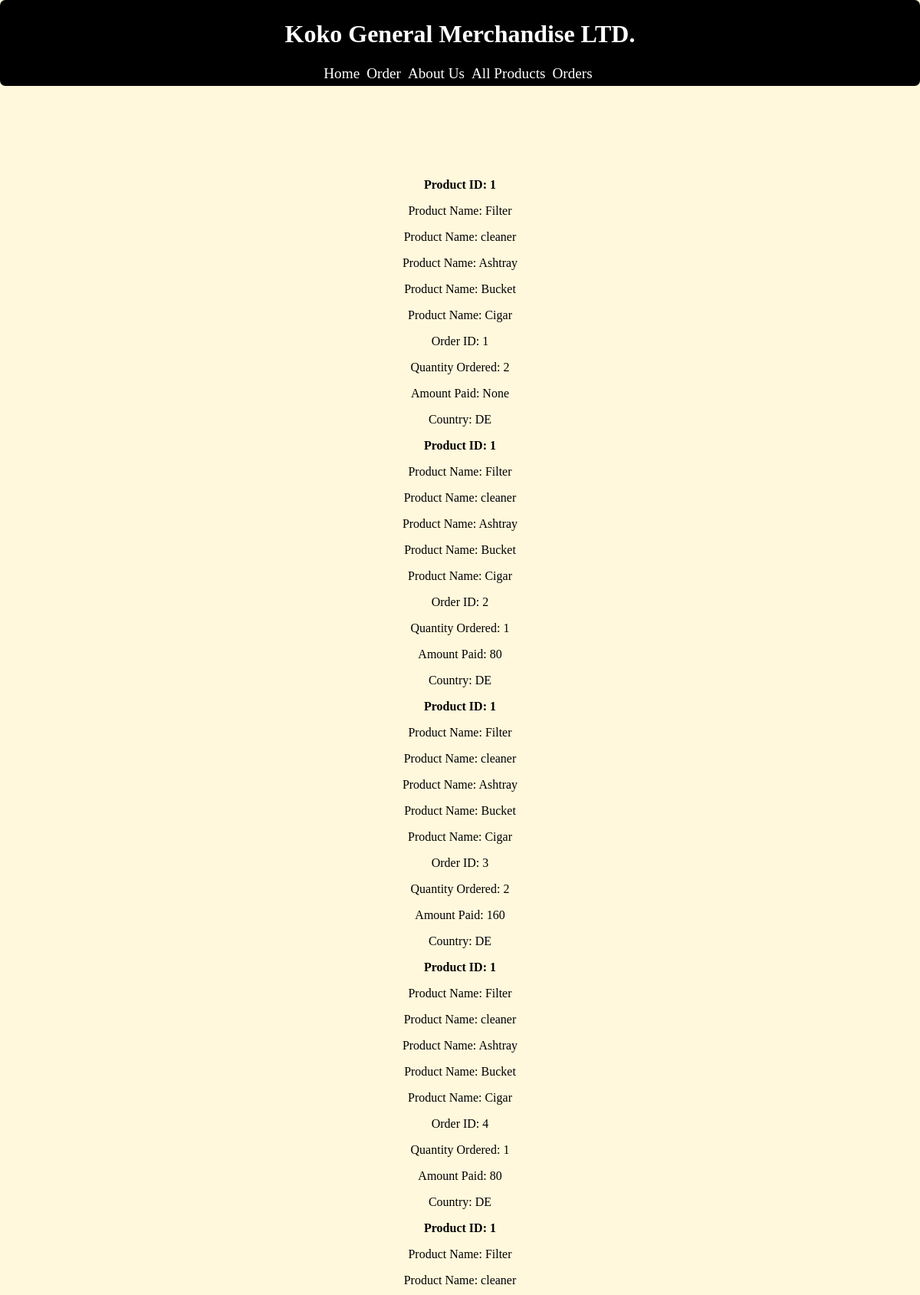
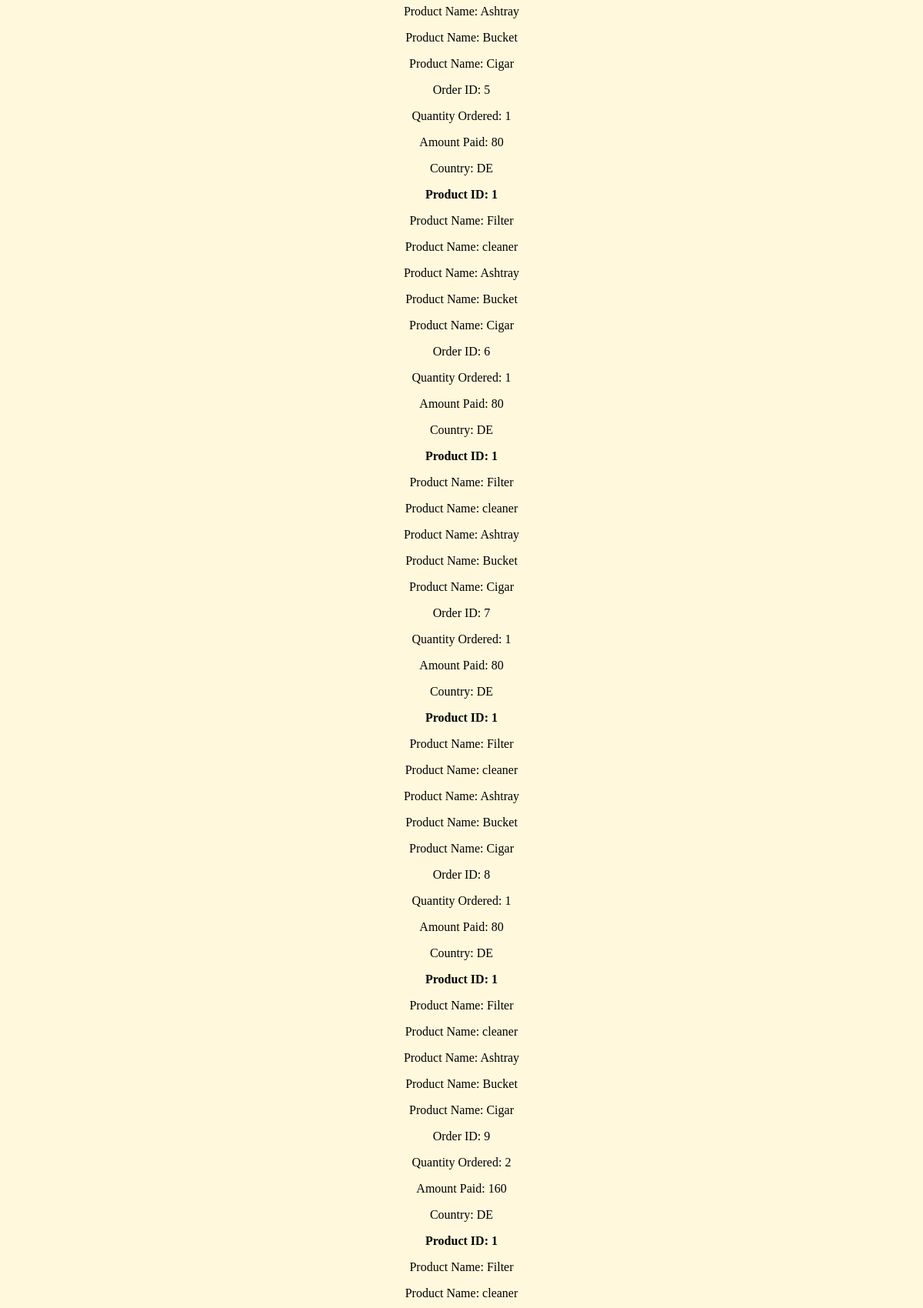
The page /orders (upper part) on the database its author committed (2 pictures, top to bottom).
### tables this page shows
CREATE TABLE orders (
        id INTEGER PRIMARY KEY,
        product_id INTEGER NOT NULL,
        quantity INTEGER NOT NULL,
        subtotal REAL NOT NULL,
        country TEXT NOT NULL,
        payment_amount INTEGER
    );

CREATE TABLE products (
            id INTEGER PRIMARY KEY,
            name TEXT NOT NULL,
            active INTEGER NOT NULL,
            stock INTEGER NOT NULL,
            price REAL NOT NULL
        );

### app.py (the view)
@app.get("/orders")
def orders():
    orders = get_orders()
    products = get_products()
    return render_template("orders.html", orders=orders, products=products)

### database.py (called while the page is built)
def get_connection():
    connection = sqlite3.connect("app.db")
    connection.row_factory = sqlite3.Row
    return connection

def get_products():
    connection = get_connection()
    products = connection.execute(
        "SELECT * FROM products"
    ).fetchall()
    connection.close()
    return products

def get_orders():
    connection = get_connection()
    orders = connection.execute(
        "SELECT * FROM orders"
    ).fetchall()
    connection.close()
    return orders

### templates/orders.html (shortened to what this page needs)
{% extends "base.html" %}
{% block content %}
<section style="display:inline; ">
    {% for order in orders %}
    <b>
        <p>Product ID: {{ order["product_id"] }}</p>
    </b>
    {% for product in products%}
    <p>Product Name: {{ product["name"] }}</p>
    {% endfor %}
    <p>Order ID: {{ order["id"] }}</p>
    <p>Quantity Ordered: {{ order["quantity"] }}</p>
    <p>Amount Paid: {{ order["payment_amount"]}}</p>
    <p>Country: {{ order["country"] }}</p>
    {% endfor %}
</section>
{% endblock %}

### static/style.css (style rules this page uses)
body { background-color:cornsilk; text-align: center; margin-bottom: 1000px; margin: 0px; }

### rows shown on the page
orders: product_id "1", id "1", quantity "2", payment_amount "None", country "DE"
products: name "Filter"
products: name "cleaner"
products: name "Ashtray"
products: name "Bucket"
products: name "Cigar"
orders: product_id "1", id "2", quantity "1", payment_amount "80", country "DE"
orders: product_id "1", id "3", quantity "2", payment_amount "160", country "DE"
orders: product_id "1", id "4", quantity "1", payment_amount "80", country "DE"
orders: product_id "1", id "5", quantity "1", payment_amount "80", country "DE"
orders: product_id "1", id "6", quantity "1", payment_amount "80", country "DE"
orders: product_id "1", id "7", quantity "1", payment_amount "80", country "DE"
orders: product_id "1", id "8", quantity "1", payment_amount "80", country "DE"
orders: product_id "1", id "9", quantity "2", payment_amount "160", country "DE"
orders: product_id "1"
